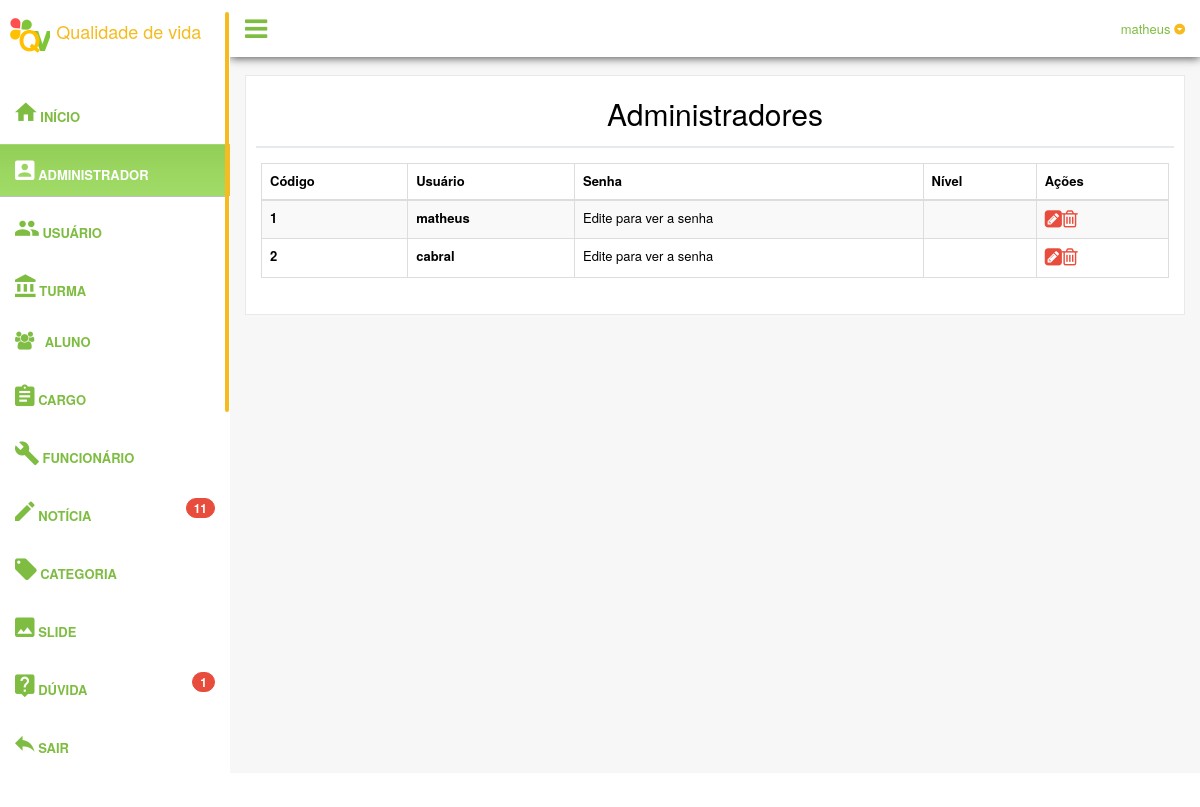
Page /painel/administradores.php (signed in) on the committed database.
### tables this page shows
CREATE TABLE IF NOT EXISTS `adm` (
  `idAdministrador` int(11) NOT NULL,
  `usuario` varchar(20) NOT NULL,
  `senha` longtext NOT NULL,
  `deletar` int(11) NOT NULL
);

### painel/conexao.php (called while the page is built, shortened)
<?php
$servidor = "localhost";
$usuario = "root";
$senha = "";
$conexao = mysql_connect($servidor, $usuario, $senha);
$c_duvida = mysql_query("SELECT * FROM duvidas WHERE deletar != 1", $conexao);
$c_noticia = mysql_query("SELECT * FROM noticias WHERE deletar != 1", $conexao);
$duvida = mysql_num_rows($c_duvida);
$noticia = mysql_num_rows($c_noticia);
?>

### painel/administradores.php (the view, shortened to what this page needs)
<?php
include("conexao.php");
	$sessaousuario = $_SESSION ['usuario'];
?>
<!DOCTYPE html>
<html>
  <head>
    <link href="assets/css/bootstrap.min.css" rel="stylesheet">
    <link href="assets/css/font-awesome.min.css" rel="stylesheet">
    <link href="assets/css/material-design-iconic-font.min.css" rel="stylesheet">
    <link href="assets/css/nprogress.css" rel="stylesheet">
    <link href="assets/css/jquery.mCustomScrollbar.min.css" rel="stylesheet"/>
	<link href="assets/css/dataTables.bootstrap.min.css" rel="stylesheet">
    <link href="assets/css/buttons.bootstrap.min.css" rel="stylesheet">
    <link href="assets/css/fixedHeader.bootstrap.min.css" rel="stylesheet">
    <link href="assets/css/responsive.bootstrap.min.css" rel="stylesheet">
    <link href="assets/css/scroller.bootstrap.min.css" rel="stylesheet">
    <link href="assets/css/custom.min.css" rel="stylesheet">
  </head>
  <body class="nav-md">
    <div class="container body">
      <div class="main_container">
        <div class="col-md-3 left_col menu_fixed">
          <div class="left_col scroll-view">
            <div class="navbar nav_title" style="border: 0;">
              <a href="index.php" class="site_title"><img src="img/logo.png" width="40" height="45"> <span style="font-size: 18px">Qualidade de vida</span></a>
            </div>
            <br />
            <div id="sidebar-menu" class="main_menu_side hidden-print main_menu">
              <div class="menu_section">
                <ul class="nav side-menu">
                <ul class="nav side-menu">
                  <li><a href="index.php"><i class="zmdi zmdi-hc-2x zmdi-home"></i> Início </a></li>
                </ul>
                <ul class="nav side-menu">
                 <li class="active"><a href="administradores.php"><i class="zmdi zmdi-hc-2x zmdi-account-box"></i> Administrador </a></li>
                </ul>
                <ul class="nav side-menu">
                  <li><a href="usuarios.php"><i class="zmdi zmdi-hc-2x zmdi-accounts"></i> Usuário</a></li>
                </ul>
                <ul class="nav side-menu">
                  <li><a href="turmas.php"><i class="zmdi zmdi-hc-2x zmdi-balance"></i> Turma</a></li>
                </ul>
                <ul class="nav side-menu">
                <li><a href="alunos.php"><i class="fa fa-users"></i> Aluno <span class="fa fa-chevron-down"></span></a>
                  </li>
                </ul>
                <ul class="nav side-menu">
                  <li><a href="cargos.php"><i class="zmdi zmdi-hc-2x zmdi-assignment"></i> Cargo </a></li>
                </ul>
                <ul class="nav side-menu">
                  <li><a href="funcionarios.php"><i class="zmdi zmdi-hc-2x zmdi-wrench"></i> Funcionário</a></li>
                </ul>
                <ul class="nav side-menu">
                  <li><a href="noticias.php"><i class="zmdi zmdi-hc-2x zmdi-edit"></i> Notícia<span class="badge bg-red pull-right" data-toggle="tooltip" data-placement="right" title="Total de dados"><?php echo $noticia;?></span></a></li>
                </ul>
                <ul class="nav side-menu">
                  <li><a href="categorias.php"><i class="zmdi zmdi-hc-2x zmdi-label"></i> Categoria </span></a></li>
                </ul>
                <ul class="nav side-menu">
                  <li><a href="slides.php"><i class="zmdi zmdi-hc-2x zmdi-image"></i> Slide</a></li>
                </ul>
                <ul class="nav side-menu">
                  <li><a href="duvidas.php"><i class="zmdi zmdi-hc-2x zmdi-pin-help"></i> Dúvida <span class="badge bg-red pull-right" data-toggle="tooltip" data-placement="right" title="Total de dados"><?php echo $duvida;?></span></a></li>
                </ul>
                <ul class="nav side-menu">
                  <li><a href="sair.php"><i class="zmdi zmdi-hc-2x zmdi-mail-reply"></i> Sair </a></li>
                </ul>
                </ul>
              </div>
            </div>
          </div>
        </div>
        <div class="top_nav">
          <div class="nav_menu">
            <nav>
              <div class="nav toggle">
                <a id="menu_toggle"><i class="fa fa-bars"></i></a>
              </div>
              <ul class="nav navbar-nav navbar-right">
                <li class="">
                  <a href="javascript:;" class="user-profile dropdown-toggle" data-toggle="dropdown" aria-expanded="false">
                    <?php echo $sessaousuario;?>
                    <span class=" zmdi zmdi-caret-down-circle"></span>
                  </a>
                </li>
              </ul>
            </nav>
          </div>
        </div>
        <div class="right_col" role="main">
          <div class="">
            <div class="page-title">
            </div>
            <div class="row">
              <div class="col-md-12 col-sm-12 col-xs-12">
                <div class="x_panel">
                  <div class="x_title">
                    <h1 class="text-center">Administradores</h1>
                  </div>
                  <div class="x_content">
                    <table id="datatable-responsive" class=" table table-striped table-bordered dt-responsive nowrap" cellspacing="0" width="100%">
                      <thead>
                        <tr>
                          	<th class="contoth">Código</th>
                          	<th class="contoth">Usuário</th>
                          	<th class="contoth">Senha</th>
							<th class="contoth">Nível</th>
							<th class="contoth">Ações</th>
                        </tr>
                      </thead>
<?php
$consulta = mysql_query("SELECT * FROM adm WHERE deletar != '1'");
while ($dados = mysql_fetch_array($consulta))
{
	?>
                        <tr>
                        	<th><?php echo $dados['idAdministrador']; ?></th>
                        	<th><?php echo $dados['usuario']; ?></th>
                            <td>Edite para ver a senha</td>
							<th><?php echo $dados['nivel']; ?></th>
                            <td><a href="administradores_editar.php?id=<?php echo $dados['idAdministrador'];?>"><i class="fa fa-pencil-square" style="font-size: 20px"></i></a><a href="controlador.php?acao=excluir_administrador&id=<?php echo $dados['idAdministrador'];?>"><i class="fa fa-trash-o" style="font-size: 20px"></i></a></td>
                        </tr>
<?php } ?>
                    </table>
                  </div>
                </div>
              </div>
            </div>
          </div>
        </div>
        <footer>
        </footer>
      </div>
    </div>
  </body>
</html>

### rows in the picture
adm: idAdministrador "1", usuario "matheus"
adm: idAdministrador "2", usuario "cabral"

### other values in the picture
$noticia "11"
$duvida "1"
$sessaousuario "matheus"
